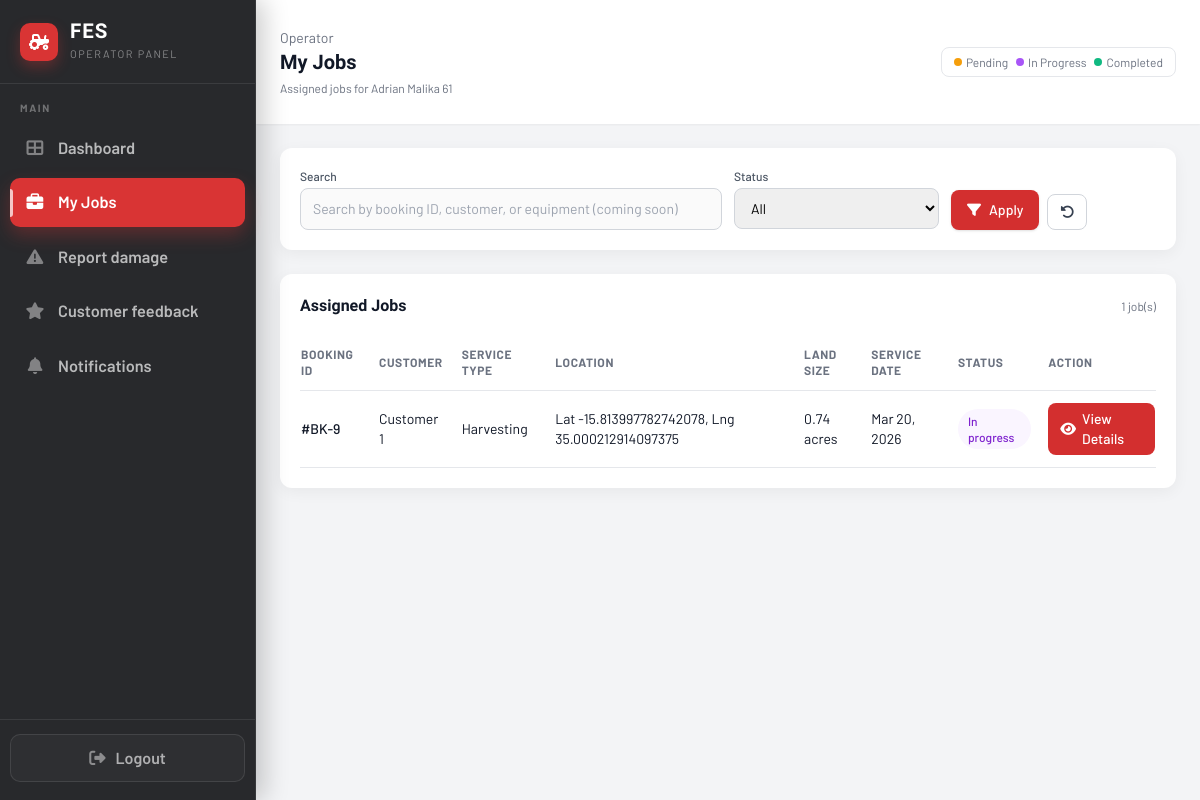
The app's page /Pages/operator/jobs.php (signed in), older data.
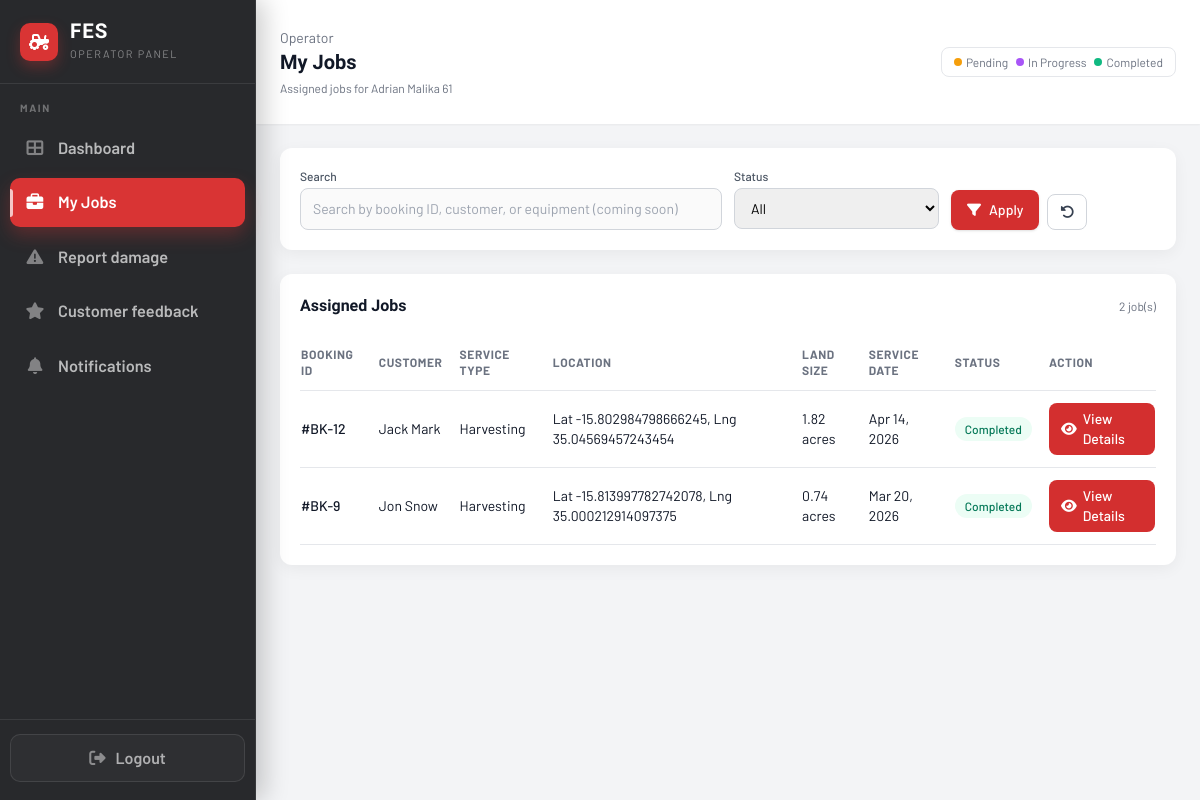
The same page, newer data.
### tables this page shows
CREATE TABLE IF NOT EXISTS `bookings` (
  `booking_id` int NOT NULL AUTO_INCREMENT,
  `customer_id` int NOT NULL,
  `operator_id` int DEFAULT NULL,
  `equipment_id` varchar(50) NOT NULL,
  `booking_date` date NOT NULL,
  `service_days` int NOT NULL DEFAULT '1',
  `service_type` varchar(50) NOT NULL,
  `service_location` varchar(255) NOT NULL,
  `contact_phone` varchar(50) NOT NULL,
  `field_lat` decimal(10,7) DEFAULT NULL,
  `field_lng` decimal(10,7) DEFAULT NULL,
  `field_address` varchar(255) DEFAULT NULL,
  `field_polygon` longtext,
  `field_hectares` decimal(10,2) DEFAULT NULL,
  `notes` text,
  `estimated_total_cost` decimal(12,2) NOT NULL DEFAULT '0.00',
  `payment_status` enum('unpaid','pending','paid','failed') NOT NULL DEFAULT 'unpaid',
  `payment_tx_ref` varchar(120) DEFAULT NULL,
  `payment_paid_at` datetime DEFAULT NULL,
  `status` enum('pending','confirmed','in_progress','completed','cancelled') NOT NULL DEFAULT 'pending',
  `operator_start_time` datetime DEFAULT NULL COMMENT 'Set when operator marks job In progress',
  `operator_end_time` datetime DEFAULT NULL COMMENT 'Set when operator marks job Completed',
  `created_at` timestamp NULL DEFAULT CURRENT_TIMESTAMP,
  `updated_at` timestamp NULL DEFAULT CURRENT_TIMESTAMP ON UPDATE CURRENT_TIMESTAMP,
  PRIMARY KEY (`booking_id`),
  KEY `customer_id` (`customer_id`),
  KEY `equipment_id` (`equipment_id`),
  KEY `status` (`status`),
  KEY `idx_bookings_operator_id` (`operator_id`)
);

CREATE TABLE IF NOT EXISTS `users` (
  `user_id` int NOT NULL AUTO_INCREMENT,
  `name` varchar(255) NOT NULL,
  `email` varchar(255) NOT NULL,
  `password_hash` varchar(255) NOT NULL,
  `role` enum('customer','admin','operator') NOT NULL DEFAULT 'customer',
  `created_at` timestamp NOT NULL DEFAULT CURRENT_TIMESTAMP,
  `updated_at` timestamp NOT NULL DEFAULT CURRENT_TIMESTAMP ON UPDATE CURRENT_TIMESTAMP,
  `password_reset_token` varchar(64) DEFAULT NULL,
  `password_reset_expires` datetime DEFAULT NULL,
  PRIMARY KEY (`user_id`),
  UNIQUE KEY `email` (`email`)
);

### includes/fes_date.php (called while the page is built, shortened)
<?php
function fes_format_date_safe($value, string $format, string $fallback = '—'): string
{
    $raw = trim((string)$value);
    $ts = strtotime($raw);
    return date($format, $ts);
}

### Pages/operator/jobs.php (the view, shortened to what the changed rows need)
<?php
$operatorId = (int)($_SESSION['user_id'] ?? 0);
$jobs = [];
$statusFilter = $_GET['status'] ?? 'all';
$allowedStatuses = ['pending', 'confirmed', 'in_progress', 'completed', 'cancelled'];
if (!in_array($statusFilter, $allowedStatuses, true)) {
    $statusFilter = 'all';
}
require_once __DIR__ . '/../../includes/fes_date.php';
try {
    $conn = getDBConnection();
    $sql = "SELECT b.booking_id, b.booking_date, b.service_type, b.service_days, b.status,
                   COALESCE(NULLIF(b.service_location, ''), b.field_address) AS service_location,
                   b.field_hectares,
                   e.equipment_name,
                   u.name AS customer_name
            FROM bookings b
            LEFT JOIN equipment e ON e.equipment_id COLLATE utf8mb4_unicode_ci = b.equipment_id COLLATE utf8mb4_unicode_ci
            LEFT JOIN users u ON u.user_id = b.customer_id
            WHERE b.operator_id = ?";
    $sql .= " ORDER BY b.booking_date DESC, b.booking_id DESC";
    if ($stmt = $conn->prepare($sql)) {
        if ($statusFilter !== 'all') {
            $stmt->bind_param('is', $operatorId, $statusFilter);
        } else {
            $stmt->bind_param('i', $operatorId);
        }
        $stmt->execute();
        $res = $stmt->get_result();
        while ($row = $res->fetch_assoc()) {
            $jobs[] = $row;
        }
    }
} catch (Exception $e) {
    error_log('Operator jobs error: ' . $e->getMessage());
}
?>
<!DOCTYPE html>
<html lang="en">
<head>
    <link rel="stylesheet" href="https://cdnjs.cloudflare.com/ajax/libs/font-awesome/6.4.0/css/all.min.css">
    <script src="https://cdn.tailwindcss.com"></script>
</head>
<body class="bg-gray-100">
<div class="min-h-screen w-full">
    <div class="min-h-screen" id="main-content">
        <header class="bg-white px-6 py-7 flex items-center justify-between shadow-sm">
            <div class="flex items-center gap-3">
                <div>
                    <h1 class="text-xl font-semibold text-gray-900">My Jobs</h1>
                </div>
            </div>
        </header>
        <main class="flex-1 overflow-y-auto p-6">
            <section class="bg-white rounded-xl shadow-card p-5">
                <div class="flex items-center justify-between mb-4">
                    <h2 class="text-base font-semibold text-gray-900">Assigned Jobs</h2>
                    <span class="text-xs text-gray-500"><?php echo count($jobs); ?> job(s)</span>
                </div>
                <div class="overflow-x-auto">
                    <table class="min-w-full">
                        <thead>
                        <tr class="text-left text-xs font-medium text-gray-500 border-b uppercase tracking-wider">
                            <th class="py-3 pr-4">Booking ID</th>
                            <th class="py-3 pr-4">Customer</th>
                            <th class="py-3 pr-4">Service Type</th>
                            <th class="py-3 pr-4">Location</th>
                            <th class="py-3 pr-4">Land Size</th>
                            <th class="py-3 pr-4">Service Date</th>
                            <th class="py-3 pr-4">Status</th>
                            <th class="py-3">Action</th>
                        </tr>
                        </thead>
                        <tbody class="text-sm text-gray-900">
                        <?php if (!empty($jobs)): ?>
                            <?php foreach ($jobs as $row): ?>
                                <?php
                                    $status = $row['status'] ?? 'pending';
                                    $badgeClasses = [
                                        'pending' => 'bg-amber-50 text-amber-700',
                                        'confirmed' => 'bg-blue-50 text-blue-700',
                                        'in_progress' => 'bg-purple-50 text-purple-700',
                                        'completed' => 'bg-emerald-50 text-emerald-700',
                                        'cancelled' => 'bg-gray-100 text-gray-700'
                                    ];
                                    $badgeClass = $badgeClasses[$status] ?? 'bg-gray-100 text-gray-700';
                                ?>
                                <tr class="border-b hover:bg-gray-50">
                                    <td class="py-3 pr-4 font-medium">#BK-<?php echo htmlspecialchars((string)$row['booking_id']); ?></td>
                                    <td class="py-3 pr-4"><?php echo htmlspecialchars($row['customer_name'] ?? 'N/A'); ?></td>
                                    <td class="py-3 pr-4"><?php echo htmlspecialchars(ucfirst(str_replace('_', ' ', $row['service_type'] ?? 'N/A'))); ?></td>
                                    <td class="py-3 pr-4"><?php echo htmlspecialchars($row['service_location'] ?? 'N/A'); ?></td>
                                    <td class="py-3 pr-4"><?php echo htmlspecialchars((string)($row['field_hectares'] ?? 'N/A')); ?> acres</td>
                                    <td class="py-3 pr-4"><?php echo htmlspecialchars(fes_format_date_safe($row['booking_date'] ?? null, 'M d, Y', 'N/A')); ?></td>
                                    <td class="py-3 pr-4">
                                        <span class="inline-flex items-center px-2.5 py-1 rounded-full text-xs font-medium <?php echo $badgeClass; ?>">
                                            <?php echo htmlspecialchars(ucfirst(str_replace('_', ' ', $status))); ?>
                                        </span>
                                    </td>
                                    <td class="py-3">
                                        <a href="job_details.php?id=<?php echo urlencode((string)$row['booking_id']); ?>" class="inline-flex items-center gap-1.5 px-3 py-1.5 rounded-lg bg-fes-red hover:bg-[#b71c1c] text-white text-sm font-medium">
                                            <i class="fas fa-eye"></i> View Details
                                        </a>
                                    </td>
                                </tr>
                            <?php endforeach; ?>
                        <?php else: ?>
                            <tr>
                                <td colspan="8" class="py-6 text-center text-sm text-gray-500">No assigned jobs found.</td>
                            </tr>
                        <?php endif; ?>
                        </tbody>
                    </table>
                </div>
            </section>
        </main>
    </div>
</div>
</body>
</html>

Row changes from the older to the newer data that the page shows:
added bookings: booking_id "12", users.name "Jack Mark", service_type "Harvesting", service_location "Lat -15.802984798666245, Lng 35.04569457243454", field_hectares "1.82", booking_date "Apr 14, 2026", status "Completed"
changed bookings id 9: users.name "Customer 1" → "Jon Snow"; status "In progress" → "Completed"
Text that changed along with them:
count($jobs): "1" → "2"
